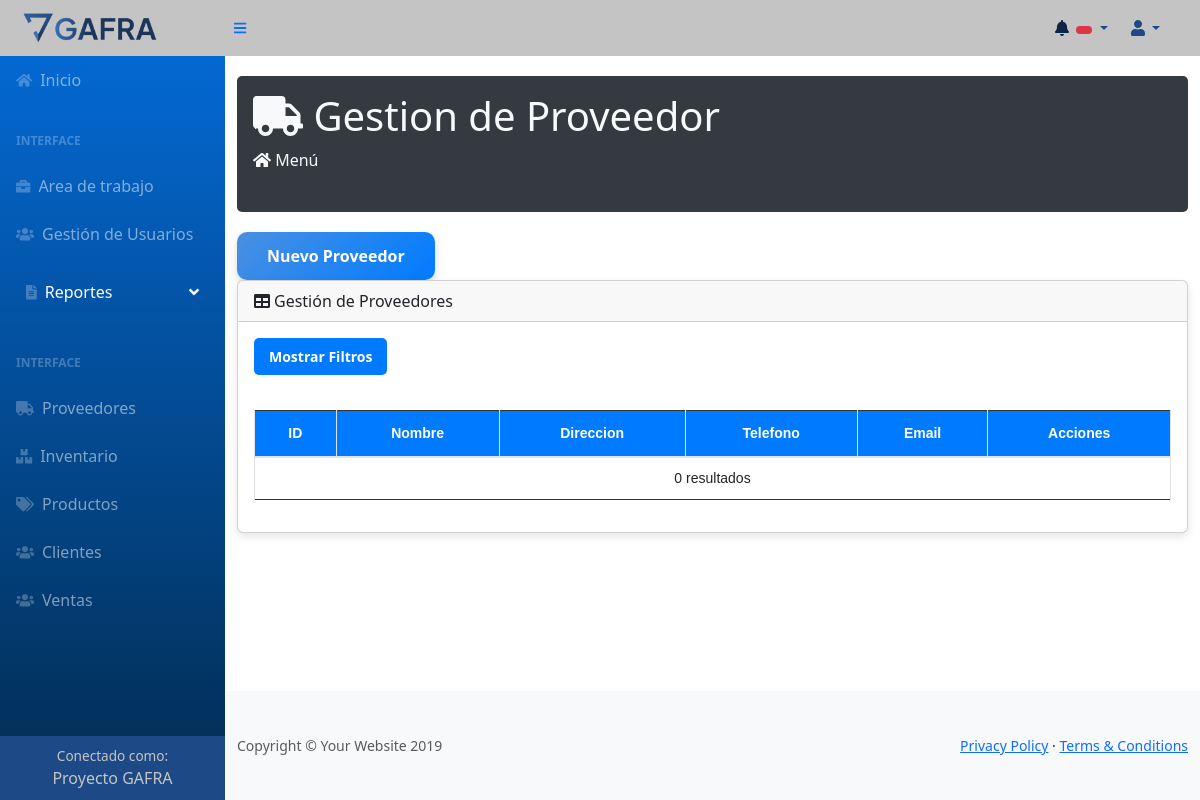
The page /views/administrador/proveedores/index.php on the database as committed earlier.
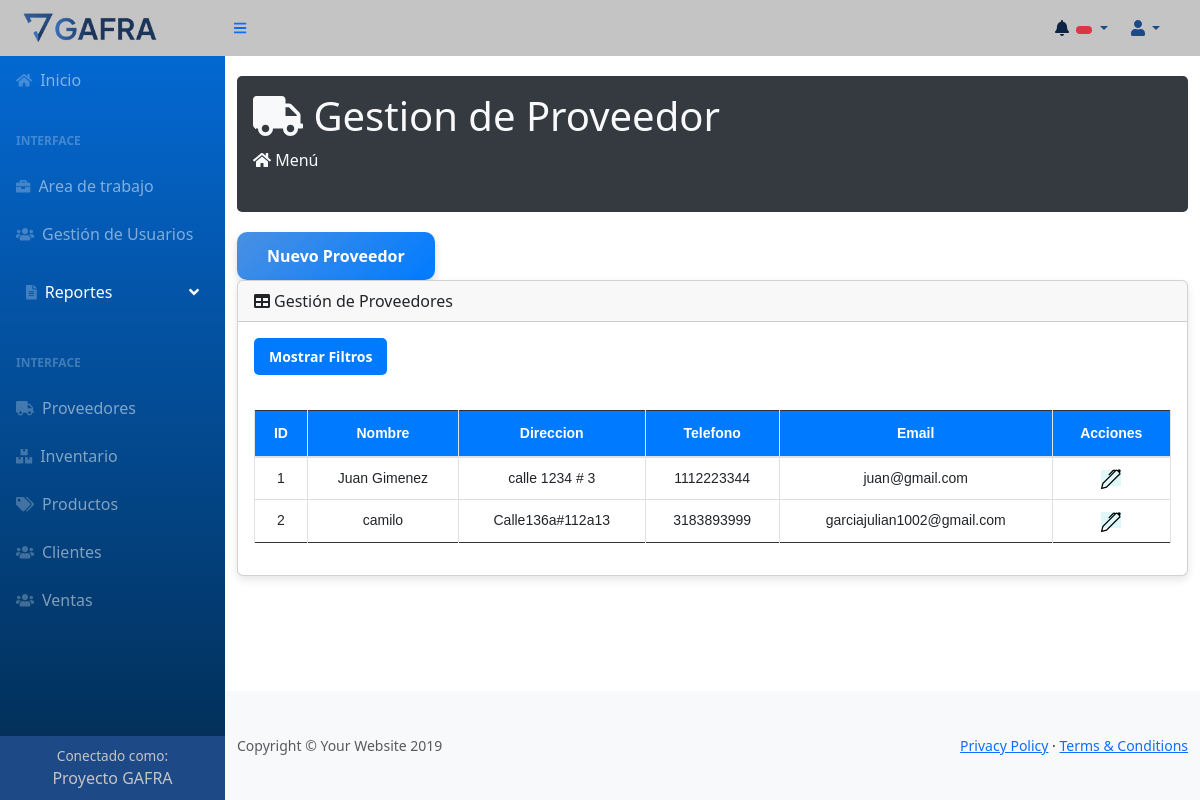
The same page on the database as committed later.
### tables this page shows
CREATE TABLE `proveedores` (
  `id_proveedor` int(11) NOT NULL,
  `nombre_proveedor` varchar(255) DEFAULT NULL,
  `direccion` text DEFAULT NULL,
  `telefono` varchar(20) DEFAULT NULL,
  `email` varchar(255) DEFAULT NULL
);

### views/administrador/proveedores/index.php (the view, shortened to what this page needs)
<?php require_once "views/administrador/Vista/parte_superior.php" ?>
<main>
    <div class="container-fluid">
        <div class="header-section">
            <h1><i class="fas fa-truck"></i> Gestion de Proveedor</h1>
            <ol class="breadcrumb mb-4">
                <li class="breadcrumb-item"><i class="fas fa-home"></i> Menú</li>
            </ol>
        </div>
        <div class="row">
            <div class="col-xl-3 col-md-6">
                <a href='/dashboard/gestion%20de%20ambientes/proveedores/createProveedor/' id="btn-create">
                Nuevo Proveedor
                </a>
            </div>
        </div>
        <div class="card mb-4">
            <div class="card-header"><i class="fas fa-table mr-1"></i>Gestión de Proveedores</div>
            <div class="card-body">
                <div class="table-responsive">
                    <table class="table table-bordered" id="tabla-ambientes" id="dataTable" width="100%"
                        cellspacing="0">
                        <thead>
                            <button class="filter-button" onclick="toggleFilterMenu()">Mostrar
                                Filtros</button>
                            <tr>
                                <th>ID</th>
                                <th>Nombre</th>
                                <th>Direccion</th>
                                <th>Telefono</th>
                                <th>Email</th>
                                <th>Acciones</th>
                            </tr>
                        <tbody>
                            <?php
                            $query = "SELECT id_proveedor, nombre_proveedor, direccion, telefono, email FROM proveedores";
                            $result = $db->query($query);
                            if ($result->num_rows > 0) {
                                while ($row = $result->fetch_assoc()) {
                                    echo "<tr>";
                                    echo "<td>" . $row["id_proveedor"] . "</td>";
                                    echo "<td>" . $row["nombre_proveedor"] . "</td>";
                                    echo "<td>" . $row["direccion"] . "</td>";
                                    echo "<td>" . $row["telefono"] . "</td>";
                                    echo "<td>" . $row["email"] . "</td>";
                                    echo "<td>";
                                    $url_update = '/dashboard/gestion%20de%20ambientes/proveedores/updateProveedor/' . $row['id_proveedor'];
                                    echo "<a href='" . $url_update . "' class='boton-modificar'><img src='../assets/editar.svg'></a>";
                                    echo "</td>";
                                    echo "</tr>";
                                }
                            } else {
                                echo "<tr><td colspan='6'>0 resultados</td></tr>";
                            }
                            ?>
                        </tbody>
                    </table>
                </div>
            </div>
        </div>
    </div>
</main>
<footer class="py-4 bg-light mt-auto">
    <div class="container-fluid">
        <div class="d-flex align-items-center justify-content-between small">
            <div class="text-muted">Copyright &copy; Your Website 2019</div>
            <div>
                <a href="#">Privacy Policy</a>
                &middot;
                <a href="#">Terms &amp; Conditions</a>
            </div>
        </div>
    </div>
</footer>
</div>
</div>
<link rel="stylesheet" type="text/css" href="https://cdn.datatables.net/1.13.4/css/jquery.dataTables.min.css">
<link rel="stylesheet" type="text/css" href="https://cdn.datatables.net/buttons/2.3.3/css/buttons.dataTables.min.css">
</body>
</html>

Rows that differ between the two databases and show on the page:
added proveedores: id_proveedor "1", nombre_proveedor "Juan Gimenez", direccion "calle 1234 # 3", telefono "1112223344", email "juan@gmail.com"
added proveedores: id_proveedor "2", nombre_proveedor "camilo", direccion "Calle136a#112a13", telefono "3183893999", email "garciajulian1002@gmail.com"
Other text that changed with them:
text no longer shown: "0 resultados"
